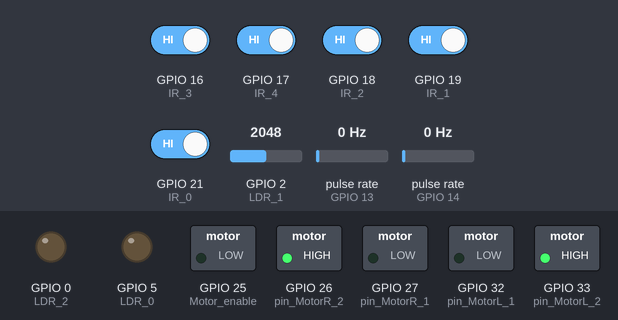
Bench run of a sketch on a simulated ESP32. Parts: switched loads named in the sketch (green lamp = pin HIGH), output pins drawn as LEDs (lit = HIGH). Wiring (inferred from the names in the program): 2 × pulse sensor: data GPIO 13 / data GPIO 14. Inputs (shaded band) come from the test bench; at power-on: GPIO 16 (IR_3), GPIO 17 (IR_4), GPIO 18 (IR_2), GPIO 19 (IR_1), GPIO 21 (IR_0) HIGH, pulse rate (sensors on GPIO 13, GPIO 14) 0 Hz, GPIO 2 (LDR_1) = 2048 (analog values on the 0–4095 scale). What the sketch prints to the serial monitor is not drawn.

Above: at 1.2 s.
1.3 s: pulse rate (sensor on GPIO 13) set to 4 Hz
At 4.2 s:
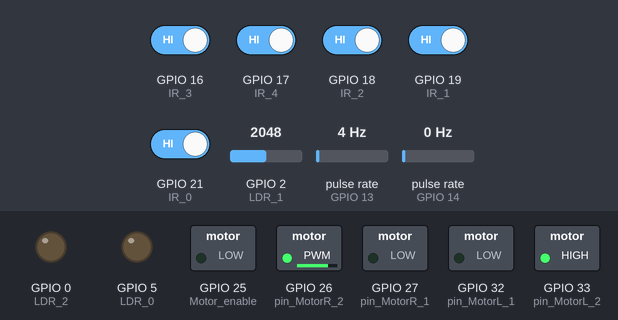
4.3 s: pulse rate (sensor on GPIO 14) set to 50 Hz
At 6.3 s:
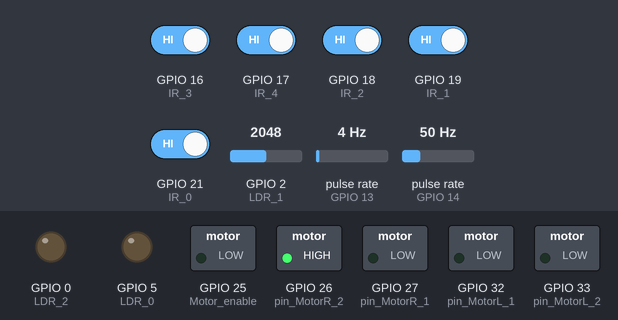
7.1 s: GPIO 2 (LDR_1) set to 1697
8.6 s: GPIO 2 (LDR_1) set to 1586
At 9.6 s:
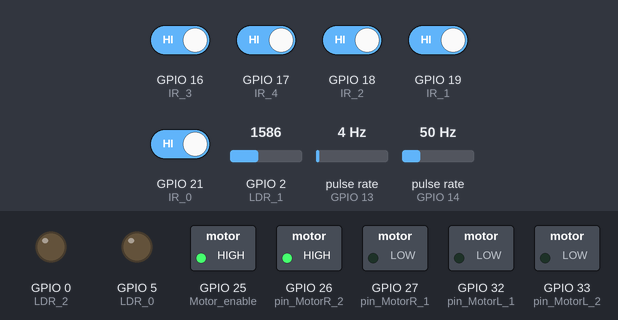
Timing chart, 0 to 11.1 s (numbered marks = the images above; inputs shaded):
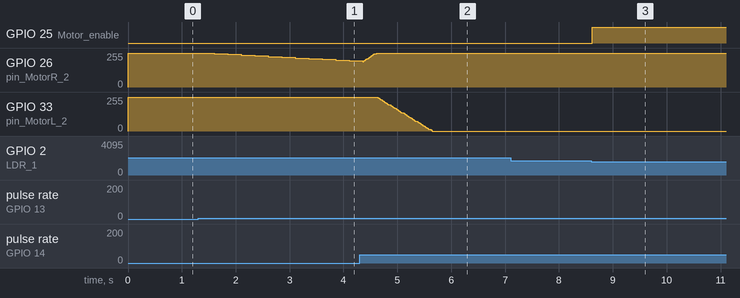

Measured:
- the behaviour switches between 1638 and 1637 on GPIO 2 (LDR_1) (found by bisection; images 2 and 3)
- after the input at 1.3 s, GPIO 26 (pin_MotorR_2): moves from 255/255 to 196/255 over 2.5 s, starting after 0.31 s
- after the input at 4.3 s, GPIO 33 (pin_MotorL_2): moves from 255/255 to 0/255 over 1.0 s, starting after 0.34 s
- after the input at 8.6 s, GPIO 25 (Motor_enable): LOW → HIGH at once

The sketch:

Carro_v0.ino
```cpp
#include <Arduino.h>
#include <esp_timer.h>
#include <WiFi.h>


esp_timer_handle_t timer;


const int DEBUG = 0;
const int delaytime = 5;

/*         PID         */
const float Kp    = 10; //10
const float Kd    = 1;  //1
const float Ki    = 0.5; //.5

const float Kp_motor = 2.1;   //2.1
const float Kd_motor = 0.5;   //.5
const float Ki_motor = 0.0;

/*       END OF PID      */


const float smallDeviation = .2;

float P, I, D, PID;
float P_motor, I_motor, D_motor, PID_motor;

float lsp, rsp;

float error = 0, lastError = 0;
float error_motor = 0, lastError_motor = 0;

float max_windup = 50;
float max_windup_motor = 10;

void timer_callback(void* arg);
/*       END OF PID      */

/*     MOTORS       */
const int pin_MotorR_1 = 27;
const int pin_MotorR_2 = 26;

const int pin_MotorL_1 = 32;
const int pin_MotorL_2 = 33;

const int MotorR_1 = 0;
const int MotorR_2 = 1;

const int MotorL_1 = 2;
const int MotorL_2 = 3;

const int Motor_enable = 25;

const int resolution = 12;
const float maxpwm = 4095 - 1;

const float MAX_PERCENT_R = 100;
const float MAX_PERCENT_L = 100;

volatile float BaseSpeedR = 100;
volatile float BaseSpeedL = 100;

volatile float Percent_R = BaseSpeedR;
volatile float Percent_L = BaseSpeedL;

const int ENC_R_pin = 13;
const int ENC_L_pin = 14;

int R_Encoder = 0, L_Encoder = 0;

/*    END OF MOTORS   */


/*     IR SENSOR       */

const int IR_0 = 21;
const int IR_1 = 19;
const int IR_2 = 18;
const int IR_3 = 16;
const int IR_4 = 17;

int readings[5] = {1, 1, 0, 1, 1};

const float bigDeviation = .30;


/*    END OF IR SENSOR   */

/*         LDR           */

const int LDR_0 = 5;
const int LDR_1 = 2;
const int LDR_2 = 0;

int LDR_GoV;
int Go = 0;
int Go_flag = 0;
int LDR_value;


/*       END OF LDR      */

int counter;


/*         Function declaration         */
void set_pwm(float pwm, char motor);
int percent_to_pwm(float percent);
void read_IR();
int control_if();
void control_PID();
void calc_PID();
void motor_PID();
void go();
void checkEnd();
void LDR_Go();


// Define interrupt service routines (ISRs)
void IRAM_ATTR Right_Encoder_Int()
{
  R_Encoder++;
}

void IRAM_ATTR Left_Encoder_Int()
{
  L_Encoder++;
}


void setup()
{
Serial.begin(115200);

  analogReadResolution(12);
  WiFi.mode(WIFI_OFF); // Disable wifi to reliably use ADC2.


  // Configure interrupt pins as inputs
  pinMode(ENC_R_pin, INPUT_PULLUP); // Or INPUT, INPUT_PULLDOWN, depending on your circuit
  pinMode(ENC_L_pin, INPUT_PULLUP); // Or INPUT, INPUT_PULLDOWN, depending on your circuit

  // Attach interrupts to the pins
  attachInterrupt(digitalPinToInterrupt(ENC_R_pin), Right_Encoder_Int, FALLING); // Or RISING, CHANGE, LOW, HIGH, depending on your needs.
  attachInterrupt(digitalPinToInterrupt(ENC_L_pin), Left_Encoder_Int , FALLING); // Or RISING, CHANGE, LOW, HIGH, depending on your needs.

  //MOTORS

  pinMode(pin_MotorL_1, OUTPUT);
  pinMode(pin_MotorL_2, OUTPUT);
  pinMode(pin_MotorR_1, OUTPUT);
  pinMode(pin_MotorR_2, OUTPUT);
  pinMode(Motor_enable, OUTPUT);


  ledcAttachChannel(pin_MotorR_1, 500, resolution, MotorR_1);
  ledcAttachChannel(pin_MotorR_2, 500, resolution, MotorR_2);
  ledcAttachChannel(pin_MotorL_1, 500, resolution, MotorL_1);
  ledcAttachChannel(pin_MotorL_2, 500, resolution, MotorL_2);

  //Initialize motors at
  set_pwm(0, 'L');
  set_pwm(0, 'R');


  digitalWrite(Motor_enable, 0);

  //END OF MOTORS


  //IR SENSOR
  pinMode(IR_0, INPUT_PULLUP);
  pinMode(IR_1, INPUT_PULLUP);
  pinMode(IR_2, INPUT_PULLUP);
  pinMode(IR_3, INPUT_PULLUP);
  pinMode(IR_4, INPUT_PULLUP);

  //END OF IR SENSOR


  //LDR

  pinMode(LDR_0, OUTPUT);
  pinMode(LDR_1, INPUT);
  pinMode(LDR_2, OUTPUT);

  digitalWrite(LDR_0, 1);
  digitalWrite(LDR_0, 0);

  //END OF LDR

  // Configure the timer
  esp_timer_create_args_t timer_args = {
    .callback = &timer_callback,
    .name = "periodic_timer"
  };

  esp_timer_create(&timer_args, &timer);

  // Start the timer (10ms = 10000 microseconds)
  esp_timer_start_periodic(timer, delaytime * 1000);


}

void loop()
{
  take_avg();
  go();
  while(1);
}

void timer_callback(void* arg)
{

  Go++;

  if(Go_flag == 1) counter ++;

  read_IR();

  motor_PID();
  calc_PID();

  control_PID();

  if(counter > 100) checkEnd();

  Serial.print("PcR: ");
  Serial.print(Percent_R);
  Serial.print("  PcL: ");
  Serial.print(Percent_L);
  Serial.print("  PID: ");
  Serial.println(PID + PID_motor);

  Serial.print("  ");
  Serial.print(readings[0]);
  Serial.print("  ");
  Serial.print(readings[1]);
  Serial.print("  ");
  Serial.print(readings[2]);
  Serial.print("  ");
  Serial.print(readings[3]);
  Serial.print("  ");
  Serial.println(readings[4]);


}

/*
percent 0 to 100
dir F or B
motor R or L
*/
void set_pwm(float percent, char motor)
{

  if (percent > MAX_PERCENT_R and motor == 'R') percent = MAX_PERCENT_R;
  if (percent > MAX_PERCENT_L and motor == 'L') percent = MAX_PERCENT_L;

  if (percent < -MAX_PERCENT_R and motor == 'R') percent = -MAX_PERCENT_R;
  if (percent < -MAX_PERCENT_L and motor == 'L') percent = -MAX_PERCENT_L;


  int pwm = percent_to_pwm(percent);

  if (DEBUG)
  {
    Serial.print("Setting");
    Serial.print(motor);
    Serial.print(" at pc: ");
    Serial.print(percent);
    Serial.print(" pwm: ");
    Serial.println(pwm);
  }


  if(motor == 'R' )
  {
    if (percent >= 0)
    {
      ledcWrite(pin_MotorR_1 , 0);
      ledcWrite(pin_MotorR_2 , pwm);
    }

    if (percent < 0)
    {
      ledcWrite(pin_MotorR_1 , -pwm);
      ledcWrite(pin_MotorR_2 , 0);
    }

  }

  if(motor == 'L' )
  {
    if (percent >= 0)
    {
      ledcWrite(pin_MotorL_1 , 0);
      ledcWrite(pin_MotorL_2 , pwm);
    }

    if (percent < 0)
    {
      ledcWrite(pin_MotorL_1 , -pwm);
      ledcWrite(pin_MotorL_2 , 0);
    }

  }

}

int percent_to_pwm(float percent)
{
  int pwm = percent * maxpwm / 100;
  if (DEBUG)
  {
  Serial.print("PWM: ");
  Serial.println(pwm);
  }
  return pwm;
}

void read_IR()
{

  readings[0] = digitalRead(IR_0); ;
  readings[1] = digitalRead(IR_1); ;
  readings[2] = digitalRead(IR_2); ;
  readings[3] = digitalRead(IR_3); ;
  readings[4] = digitalRead(IR_4); ;

  if(DEBUG)
  {
    Serial.print  (readings[0]);
    Serial.print  (" ");
    Serial.print  (readings[1]);
    Serial.print  (" ");
    Serial.print  (readings[2]);
    Serial.print  (" ");
    Serial.print  (readings[3]);
    Serial.print  (" ");
    Serial.println(readings[4]);
  }

}

void calc_PID()
{

  error = (readings[0] * (-2) + readings[1] * (-1) + readings[2] * (0) + readings[3] * (1) + readings[4] * (2));

  P = error;
  I = I + error;
  D = lastError - error;
  lastError = error;
  if(I > max_windup) I = max_windup;
  if(I < -max_windup) I = -max_windup;


  PID = P * Kp + I * Ki + D * Kd;

}

void control_PID()
{

  Percent_L = BaseSpeedL - PID - PID_motor;
  Percent_R = BaseSpeedR + PID + PID_motor;

  Percent_L = constrain(Percent_L, 0, MAX_PERCENT_L);
  Percent_R = constrain(Percent_R, 0, MAX_PERCENT_R);

  set_pwm(Percent_L, 'L' );
  set_pwm(Percent_R, 'R' );


}

void motor_PID()
{
  error_motor = L_Encoder - R_Encoder + PID;

  P_motor = error_motor;
  I_motor = I_motor + error_motor;
  D_motor = lastError_motor - error_motor;
  lastError_motor = error_motor;
  if(I > max_windup_motor) I = max_windup_motor;
  if(I < -max_windup_motor) I = -max_windup_motor;

  PID_motor = P_motor * Kp_motor + I_motor * Ki_motor + D_motor * Kd_motor;

}

void go()
{

  while(1)
  {

    LDR_value = analogRead(LDR_1);

    Serial.print("LDR: ");
    Serial.println(LDR_value);

    if (LDR_value < LDR_GoV){
      digitalWrite(Motor_enable, 1);

      Go_flag = 1;

      break;
    }

  }


}

void checkEnd()
{
  int count = 0;
  for(int i = 0; i < 5 ; i++) if (readings[i] == 0) count ++;

  if (count == 5)
  {
  set_pwm(0, 'R');
  set_pwm(0, 'L');
  delay(100000);
  }


}

void take_avg()
{
  int total = 0;
  for(int i = 0; i < 100; i++)
  {
    total += analogRead(LDR_1);
    delay(5);
  }
  LDR_GoV = (total / 100)*0.8;

  Serial.print("Done calib with avg: ");
  Serial.println(LDR_GoV);


}
```
